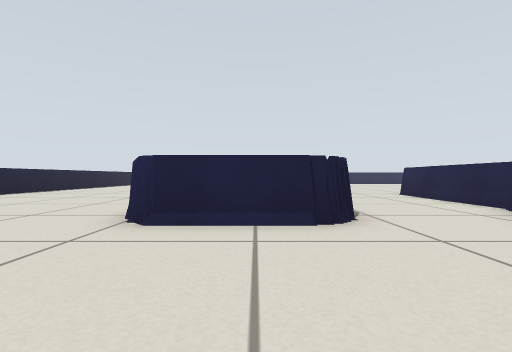
[1] (above)

24 first-person views from a walk through a Gazebo world. The camera is 0.35 m above the floor, looks level and sees 85° across. The floor is counted in squares, 0.5 m on a side. Each view is taken from the middle of a square. On the plan, view 1 faces up. The plan holds only what a view shows up to about 9 squares ahead; the rest is blank.

[2]
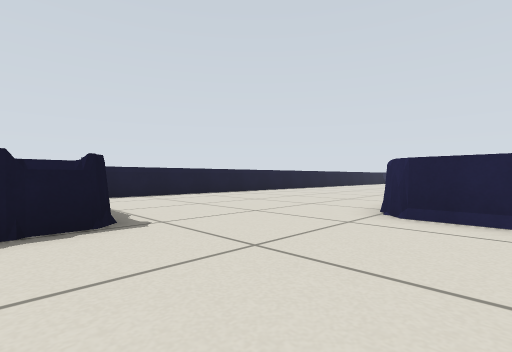

[3]
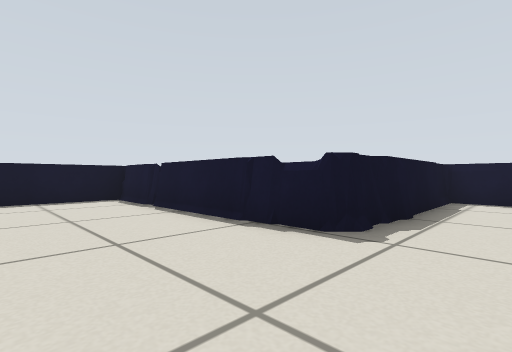

[4]
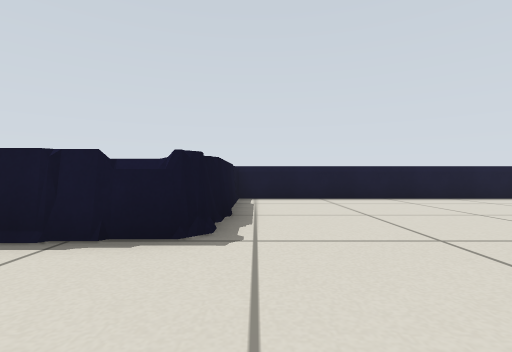

[5]
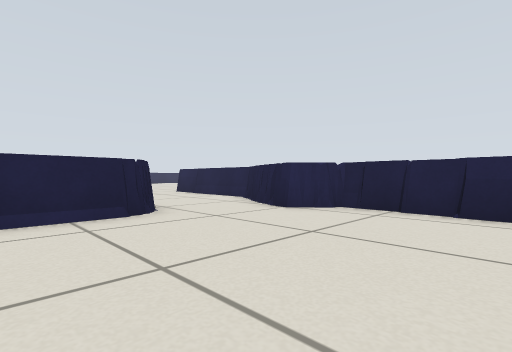

[6]
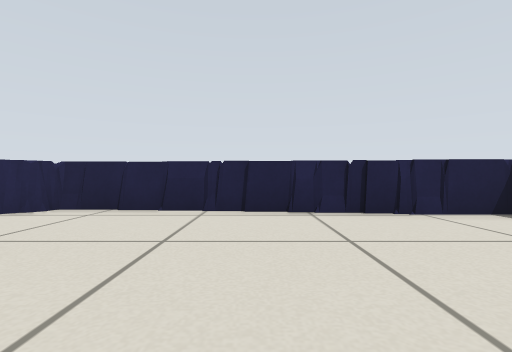

[7]
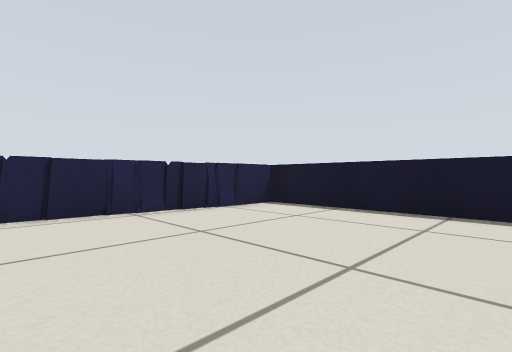

[8]
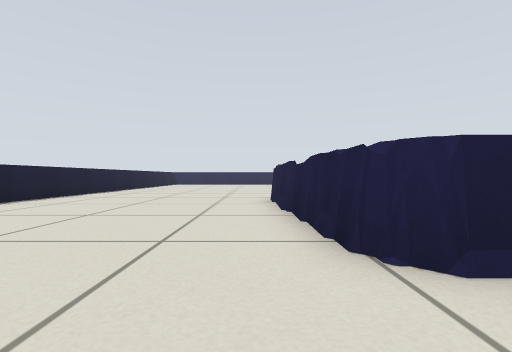

[9]
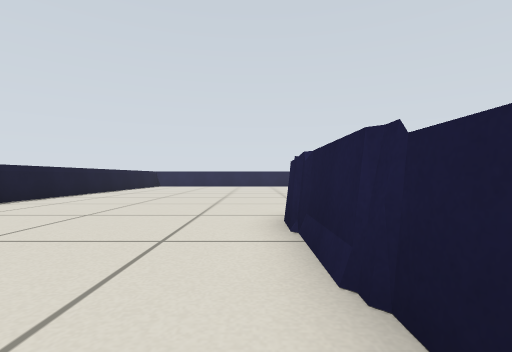

[10]
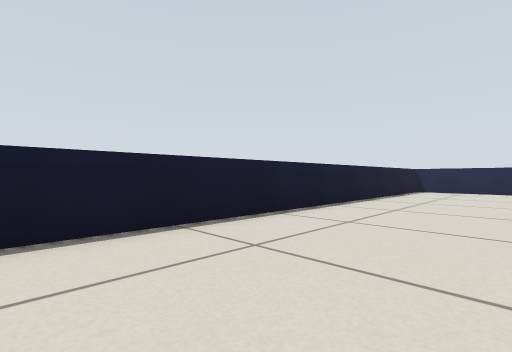

[11]
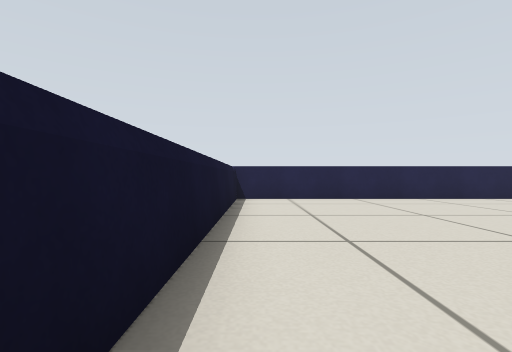

[12]
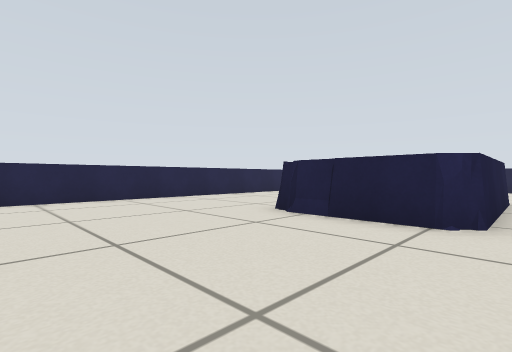

[13]
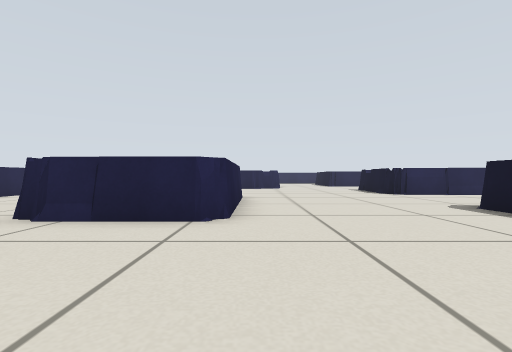

[14]
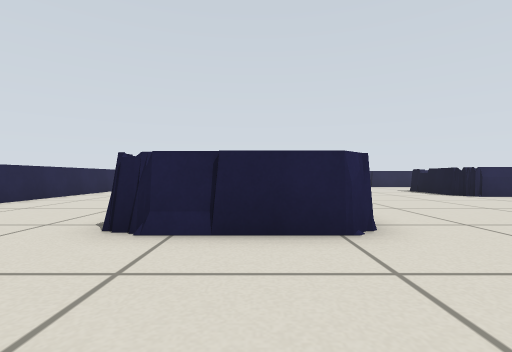

[15]
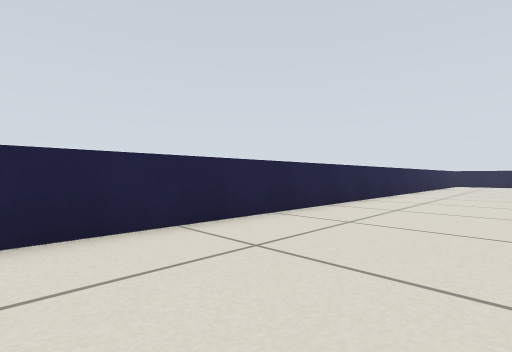

[16]
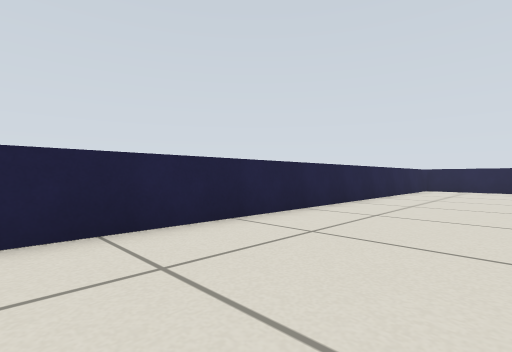

[17]
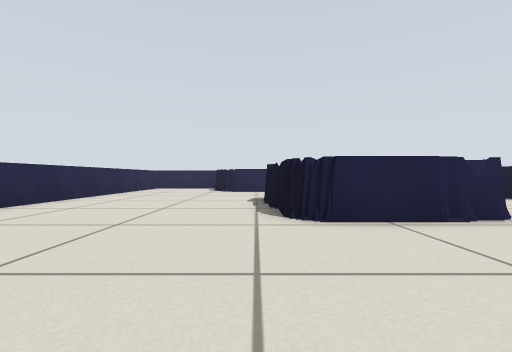

[18]
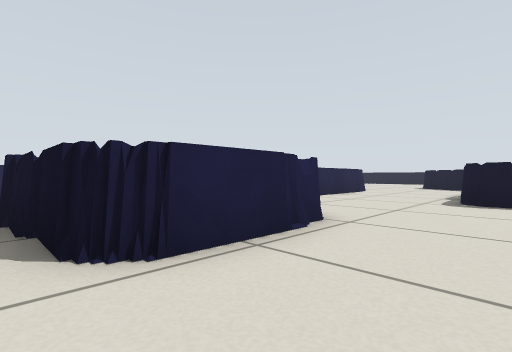

[19]
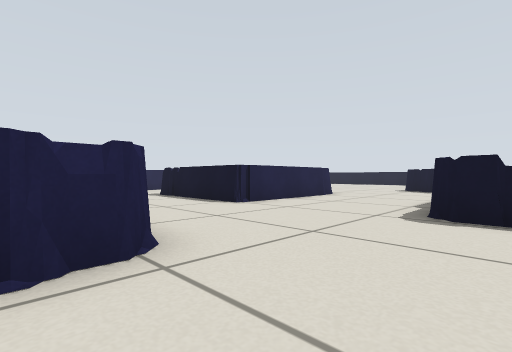

[20]
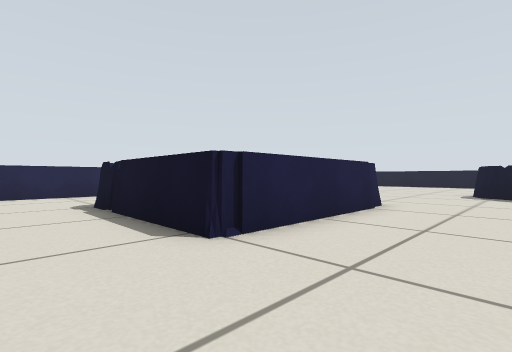

[21]
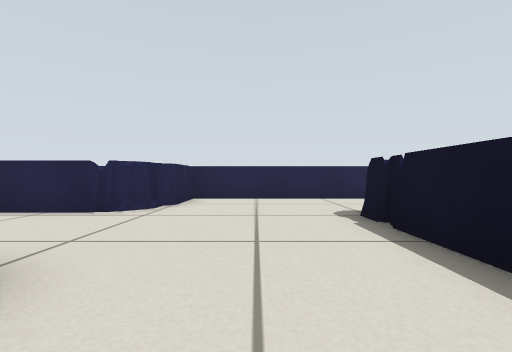

[22]
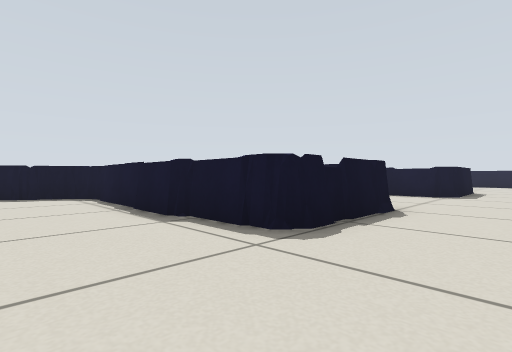

[23]
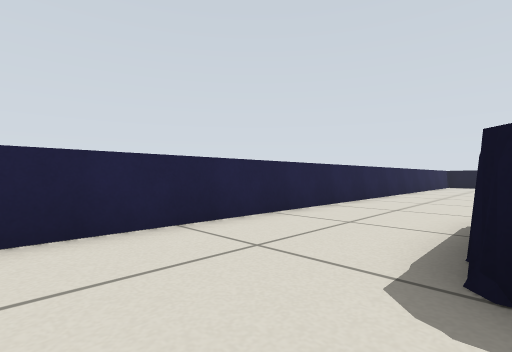

[24]
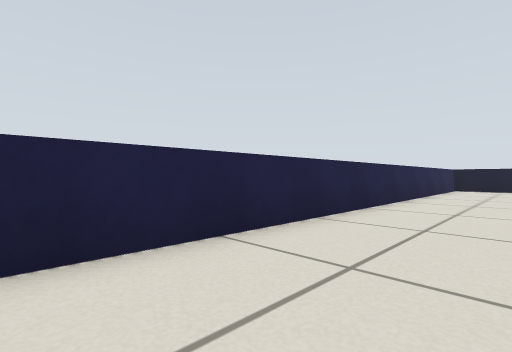

### Floor plan
Key: @ floor where view 1 was taken; # wall or solid block; . floor; = window, fence, low wall or low ledge.
Columns run from 10 left of view 1 to 22 right of it. Each row starts with its distance up from view 1.
 25 ###########################
 24 #...........................
 23 #............................
 22 #............................
 21 #..........................
 20 #.........#      .........
 19 #........##     .....=###.
 18 #........#=      ...###     #
 17 #........######   ..##     .##
 16 #.........#####   ..##    ..##
 15 #..............   ..##    ...####
 14 #...............  ..............#
 13 #...............................#
 12 #...............................#
 11 #.......  ##....####....#####...#
 10 #.......#   ... #  #...=#   #...#
  9 #.......#    ..##  #...=#    ...#
  8 #.......#    ..#   ##..=#    ...#
  7 #.......#    ..#   ##..=#    ...#
  6 #.......#    ..#   #=...#    ...#
  5 #.......#  ##..#   #=....    ...#
  4 #.......####..##   #.....    ...#
  3 #.............##   ###...    ...#
  2 #..............#     ##.     ...#
  1 #...=..........#      #      ...#
  0 #######...@....#             ...#
 -1       #........#              ..#
 -2       #.......=#              ..
 -3       #.......##
 -4       #.......##
 -5       #.......#
 -6       #.......#
 -7       #########

Positions as (right, up) in squares from view 1, and headings:
1: (0, 0), facing up
2: (0, -1), facing up-left
3: (-1, 2), facing down-left
4: (-1, 1), facing left
5: (-1, -1), facing up-right
6: (-1, -2), facing right
7: (-1, -1), facing down-right
8: (-3, 2), facing up
9: (-3, 6), facing up
10: (-6, 11), facing up-left
11: (-9, 16), facing up
12: (-5, 16), facing up-right
13: (-5, 16), facing right
14: (-4, 18), facing right
15: (0, 21), facing up-right
16: (7, 21), facing up-right
17: (6, 19), facing right
18: (8, 19), facing down-right
19: (8, 16), facing down-right
20: (11, 13), facing down-right
21: (13, 13), facing right
22: (12, 13), facing down-left
23: (18, 13), facing down-right
24: (19, 9), facing down-right
